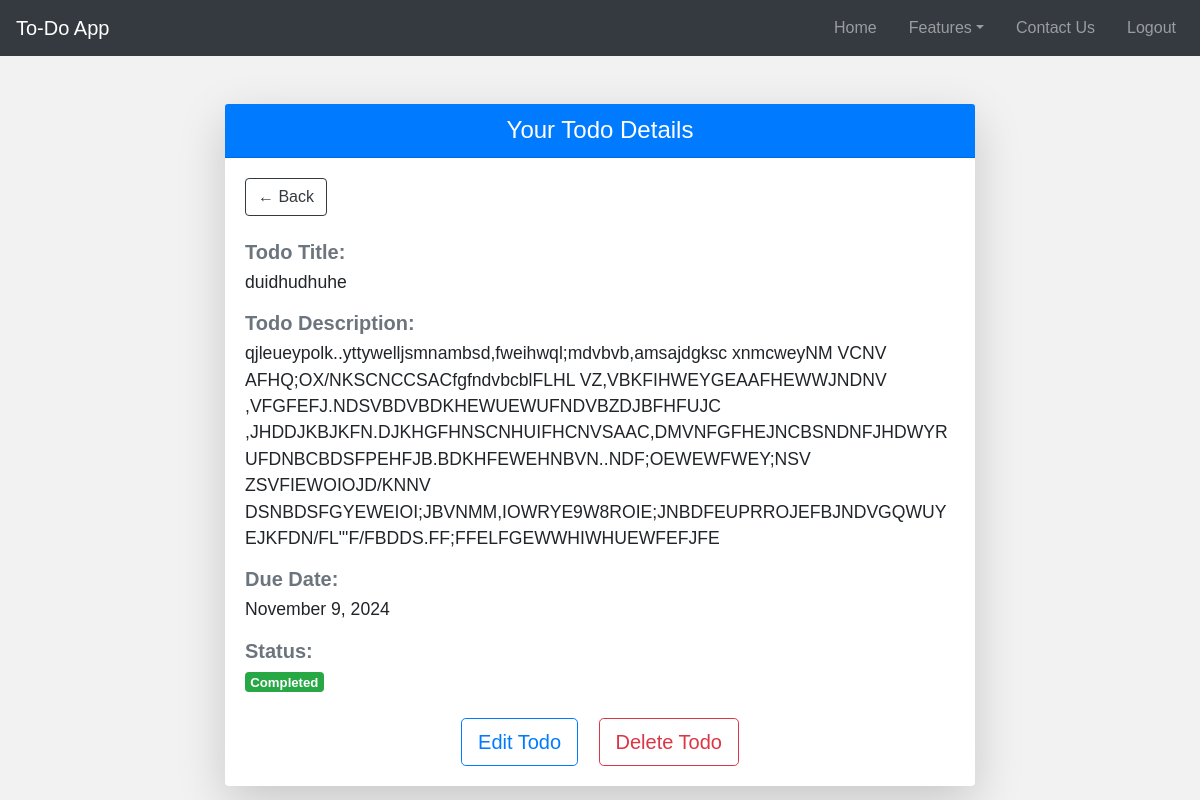
The page /view_todo_details/9/ (signed in) on the database as committed earlier.
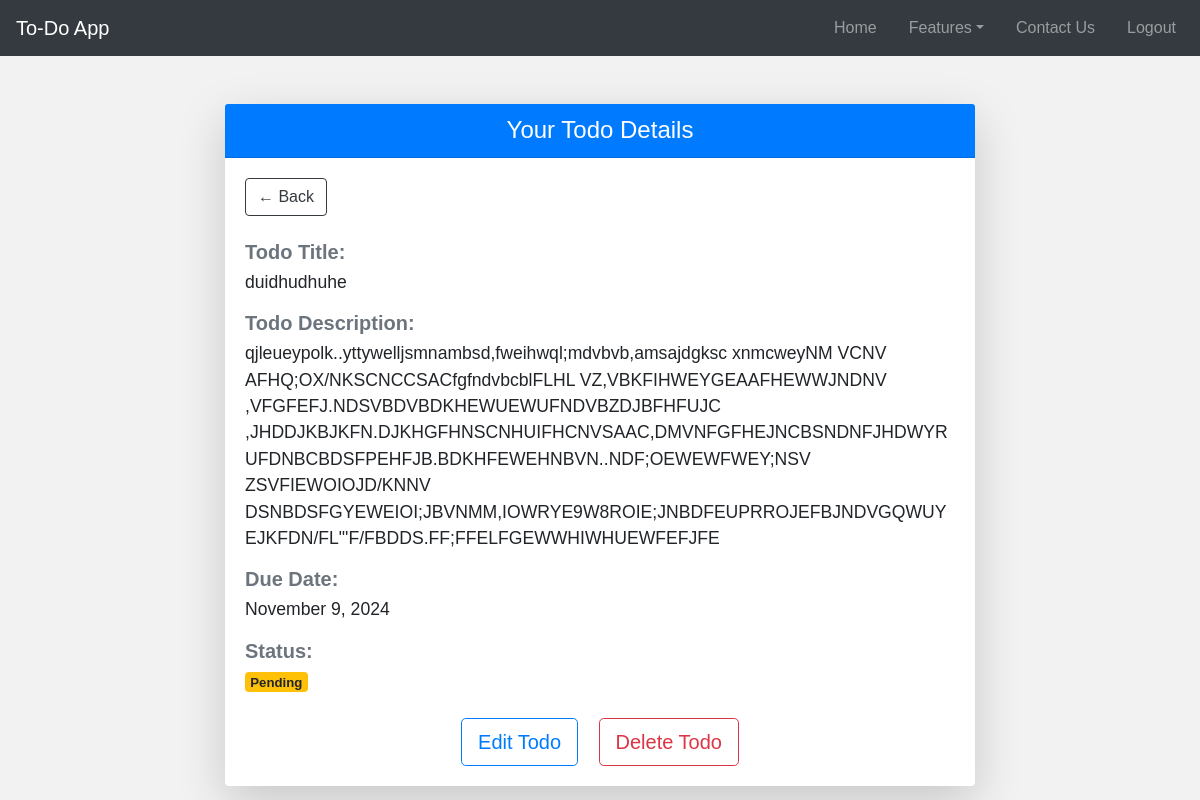
The same page on the database as committed later.
### Todo/views.py (the view)
# urls.py: path('view_todo_details/<int:pk>/', views.view_todo_details, name='view_todo_details'),
@login_required
def view_todo_details(request,pk):
    details = Todo.objects.filter(user = request.user).get(id=pk)
    context = {'details':details}
    return render(request , 'view_todo_detail.html' , context)

### templates/view_todo_detail.html
{% extends 'main.html' %}
{% load static %}
{% block content %}
<div class="container my-5 todo-details-container">
    <div class="row justify-content-center">
        <div class="col-md-8">
            <div class="card shadow-lg border-0 rounded">
                <div class="card-header text-center bg-primary text-white">
                    <h3>Your Todo Details</h3>
                </div>
                <div class="card-body">
                    <a class="btn btn-outline-dark mb-4" href="{% url 'view_todo' %}">&#x2190; Back</a>
                    <div class="mb-3">
                        <h5 class="font-weight-bold text-secondary">Todo Title:</h5>
                        <p class="left">{{ details.title }}</p>
                    </div>
                    <div class="mb-3">
                        <h5 class="font-weight-bold text-secondary">Todo Description:</h5>
                        <p class="left">{{ details.Description }}</p>
                    </div>
                    <div class="mb-3">
                        <h5 class="font-weight-bold text-secondary">Due Date:</h5>
                        <p class="left">{{ details.due|date:"F j, Y" }}</p>
                    </div>
                    <div class="mb-3">
                        <h5 class="font-weight-bold text-secondary">Status:</h5>
                        <p class="left">
                            {% if details.completed %}
                                <span class="badge badge-success">Completed</span>
                            {% else %}
                                <span class="badge badge-warning">Pending</span>
                            {% endif %}
                        </p>
                    </div>
                    <div class="text-center mt-4">
                        <a href="{% url 'edit_todo' details.id %}" class="btn btn-outline-primary btn-lg mx-2">Edit Todo</a>
                        <a href="{% url 'delete_todo' details.id %}" class="btn btn-outline-danger btn-lg mx-2">Delete Todo</a>
                    </div>
                </div>
            </div>
        </div>
    </div>
</div>
{% endblock %}

Rows that differ between the two databases and show on the page:
changed Todo "duidhudhuhe": completed True → False (drawn)
Other text that changed with them:
text no longer shown: "Completed"
text now shown: "Pending"
